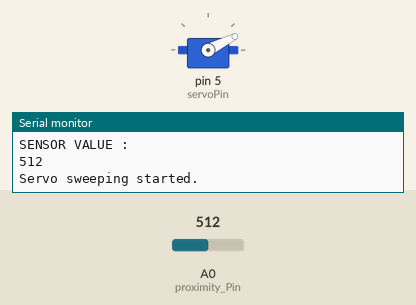
This sketch was run on a simulated Arduino Uno, built with avr-gcc and run on an emulated ATmega328P. Shown: servo, the last lines printed to the serial monitor. Inputs (shaded band) come from the test bench; at power-on: A0 (proximity_Pin) = 512.

Above: at 1.26 s.
1.3 s: A0 (proximity_Pin) set to 408
4.3 s: A0 (proximity_Pin) set to 387
At 5.5 s:
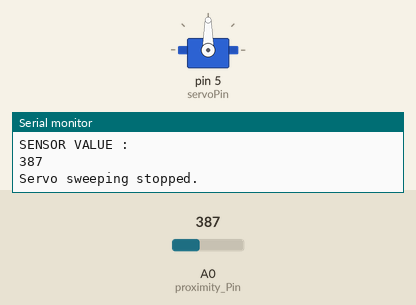
5.9 s: A0 (proximity_Pin) set to 1023
At 6.55 s:
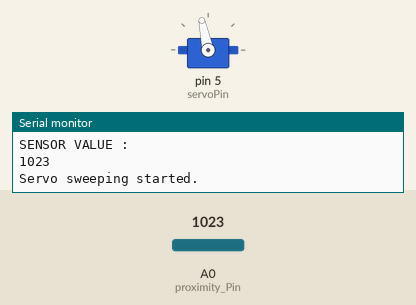
11.9 s: A0 (proximity_Pin) set to 0
At 11.9 s:
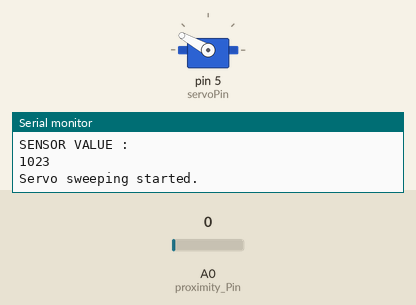
13.4 s: A0 (proximity_Pin) set to 410
At 14.02 s:
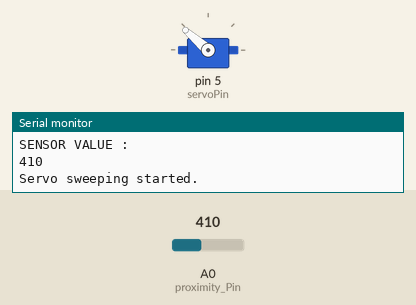
Timing chart, 0 to 17.4 s (numbered marks = the images above; inputs shaded):
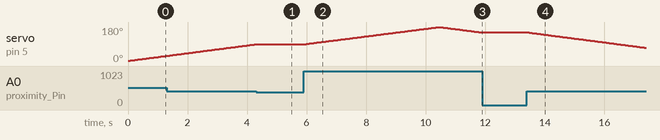

Measured:
- the behaviour switches between 401 and 400 on A0 (proximity_Pin) (found by bisection; images 0 and 1)
- after the input at 4.3 s, servo on pin 5 (servoPin): goes on until 4.3 s, then stays 90°
- after the input at 5.9 s, servo on pin 5 (servoPin): rises from 90° to 180° in 4.4 s, then falls to 151° in 1.4 s
- after the input at 11.9 s, servo on pin 5 (servoPin): stays 151° (without the input it goes to 150° after 0.04 s)
- after the input at 13.4 s, servo on pin 5 (servoPin): moves from 151° to 70° over 3.9 s, starting after 0.08 s

The sketch:

Q4.ino
```cpp
#include <Servo.h>

Servo myServo;
const int servoPin = 5  ;
bool isSweeping = false;
int pos = 0;
int sweepDirection = 1;
const int proximity_Pin=A0;

void setup() {
  pinMode(proximity_Pin, INPUT);
  Serial.begin(9600);
  myServo.attach(servoPin);
  myServo.write(pos);
}

void loop() {
  int sensorValue = analogRead(proximity_Pin);
    Serial.println("SENSOR VALUE : ");
    Serial.println(sensorValue);
    if (sensorValue > 400) {
      isSweeping = true;
      Serial.println("Servo sweeping started.");
    } else {
      isSweeping = false;
      Serial.println("Servo sweeping stopped.");
    }

  if (isSweeping) {
    pos += sweepDirection;

    if (pos <= 0 || pos >= 180) {
      sweepDirection = -sweepDirection;
    }

    myServo.write(pos);
    delay(15);
  }
}
```
